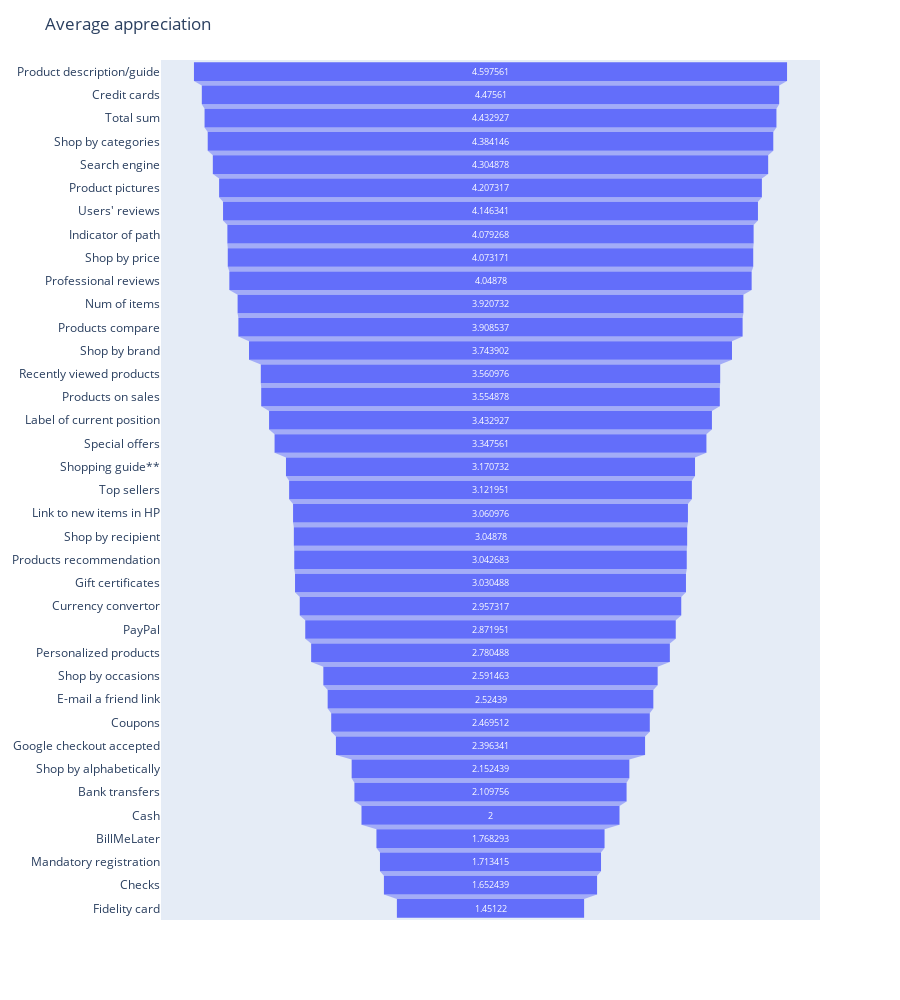
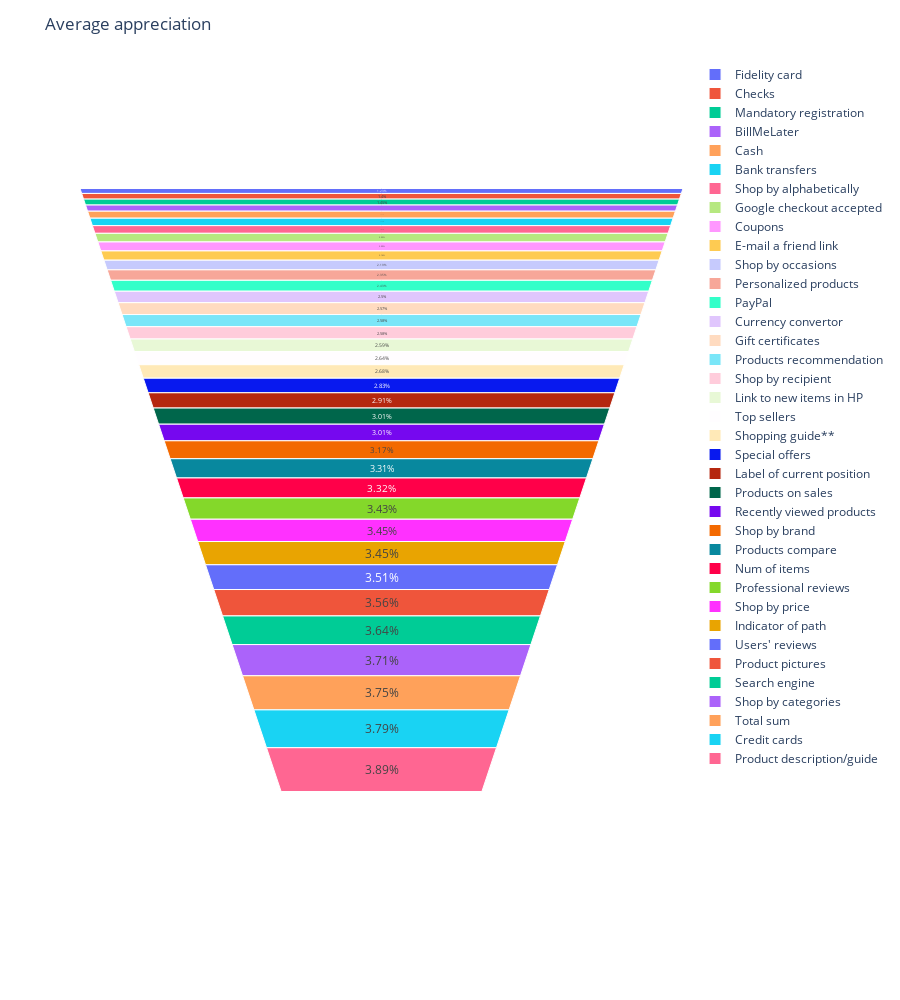

The notebook cell these images were saved under, in order:
### Code cell
# plottiamo il funnel dell'apprezzamento medio
fig_funnel = px.funnel(mean_data_buy_sorted_decr, y='Categoria', x="Average appreciation")
fig_funnel.update_layout(title_text="Average appreciation", yaxis_title=None, height = 1000)
fig_funnel_area = px.funnel_area(mean_data_buy_sorted_crex, names='Categoria', values="Average appreciation")
fig_funnel_area.update_layout(title_text="Average appreciation", yaxis_title=None, height = 1000)
fig_funnel.show()
fig_funnel_area.show()

### Figure 1 — Plotly figure (JSON) as saved in the notebook; plotly's stock layout.template omitted (floating-point values rounded to 4 significant figures)
{"data": [{"hovertemplate": "Average appreciation=%{x}<br>Categoria=%{y}<extra></extra>", "legendgroup": "", "marker": {"color": "#636efa"}, "name": "", "orientation": "h", "showlegend": false, "type": "funnel", "x": [4.598, 4.476, 4.433, 4.384, 4.305, 4.207, 4.146, 4.079, 4.073, 4.049, 3.921, 3.909, 3.744, 3.561, 3.555, 3.433, 3.348, 3.171, 3.122, 3.061, 3.049, 3.043, 3.03, 2.957, 2.872, 2.78, 2.591, 2.524, 2.47, 2.396, 2.152, 2.11, 2, 1.768, 1.713, 1.652, 1.451], "xaxis": "x", "y": ["Product description/guide", "Credit cards", "Total sum", "Shop by categories", "Search engine", "Product pictures", "Users' reviews", "Indicator of path", "Shop by price", "Professional reviews", "Num of items", "Products compare", "Shop by brand", "Recently viewed products", "Products on sales", "Label of current position", "Special offers", "Shopping guide**", "Top sellers", "Link to new items in HP", "Shop by recipient", "Products recommendation", "Gift certificates", "Currency convertor", "PayPal", "Personalized products", "Shop by occasions", "E-mail a friend link", "Coupons", "Google checkout accepted", "Shop by alphabetically", "Bank transfers", "Cash", "BillMeLater", "Mandatory registration", "Checks", "Fidelity card"], "yaxis": "y"}], "layout": {"height": 1000, "legend": {"tracegroupgap": 0}, "margin": {"t": 60}, "title": {"text": "Average appreciation"}, "xaxis": {"anchor": "y", "domain": [0, 1], "title": {"text": "Average appreciation"}}, "yaxis": {"anchor": "x", "domain": [0, 1], "title": {}}}}

### Figure 2 — Plotly figure (JSON) as saved in the notebook; plotly's stock layout.template omitted (floating-point values rounded to 4 significant figures)
{"data": [{"domain": {"x": [0, 1], "y": [0, 1]}, "hovertemplate": "Categoria=%{label}<br>Average appreciation=%{value}<extra></extra>", "labels": ["Fidelity card", "Checks", "Mandatory registration", "BillMeLater", "Cash", "Bank transfers", "Shop by alphabetically", "Google checkout accepted", "Coupons", "E-mail a friend link", "Shop by occasions", "Personalized products", "PayPal", "Currency convertor", "Gift certificates", "Products recommendation", "Shop by recipient", "Link to new items in HP", "Top sellers", "Shopping guide**", "Special offers", "Label of current position", "Products on sales", "Recently viewed products", "Shop by brand", "Products compare", "Num of items", "Professional reviews", "Shop by price", "Indicator of path", "Users' reviews", "Product pictures", "Search engine", "Shop by categories", "Total sum", "Credit cards", "Product description/guide"], "legendgroup": "", "name": "", "showlegend": true, "type": "funnelarea", "values": [1.451, 1.652, 1.713, 1.768, 2, 2.11, 2.152, 2.396, 2.47, 2.524, 2.591, 2.78, 2.872, 2.957, 3.03, 3.043, 3.049, 3.061, 3.122, 3.171, 3.348, 3.433, 3.555, 3.561, 3.744, 3.909, 3.921, 4.049, 4.073, 4.079, 4.146, 4.207, 4.305, 4.384, 4.433, 4.476, 4.598]}], "layout": {"height": 1000, "legend": {"tracegroupgap": 0}, "margin": {"t": 60}, "title": {"text": "Average appreciation"}, "yaxis": {"title": {}}}}
